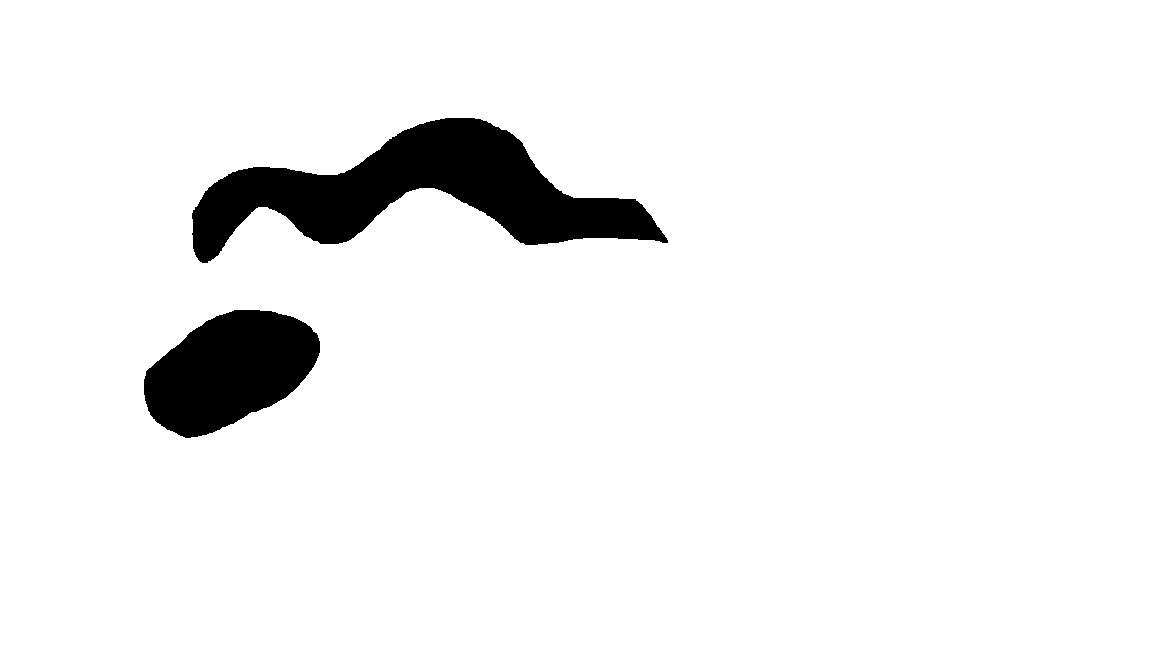
#> input picture Images/sample_mask.jpg, 1152 x 648 px
$ python 'Clay reading.py'
#> lines starting #> are read from the running program, lines starting #| are printed output that depends on the picture; after the words box and inside, x2 and y2 are one past the last pixel; in counts of white or black regions, pixels touching at a corner belong together
#> further down, img is the input picture: shape (648, 1152, 3); min 0, max 255, mean 239.8
import numpy as np
import cv2
import os
import pyaudio
import math

def image2bin(image):
	imgGrey = cv2.cvtColor(image, cv2.COLOR_BGR2GRAY)
	_, thrash = cv2.threshold(imgGrey, 80, 255, cv2.THRESH_BINARY)
#> thrash: shape (648, 1152); 94.1% white; 2 black regions
	contours, _ = cv2.findContours(thrash, cv2.RETR_TREE, cv2.CHAIN_APPROX_NONE)
#> contours = 3 contours; box (x1, y1, x2, y2) and area: (0, 0, 1152, 648) 744697, (191, 117, 669, 264) 29670, (143, 309, 321, 439) 15476
	width, height = image.shape[:2]
#> width = 648; height = 1152
	print ("image height",width, height)
#| image height 648 1152
	for contour in contours:
		approx = cv2.approxPolyDP(contour, 0.001* cv2.arcLength(contour, True), True)
		x1 ,y1, w, h = cv2.boundingRect(approx)
		print ("object w,h",w,h)
		if w+10<width:
			cv2.drawContours(image, [approx], 0, (127, 209, 28), 2)
#> this loop made 3 passes
#> (x1, y1, w, h) on passes 2 to 3: (143, 309, 178, 130), (191, 117, 478, 147)
#> (approx, x1, y1, w, h) on pass 1: ([[0, 0], [0, 647], [1151, 647], [1151, 0]], 0, 0, 1152, 648)
#| object w,h 1152 648
#| object w,h 178 130
#| object w,h 478 147
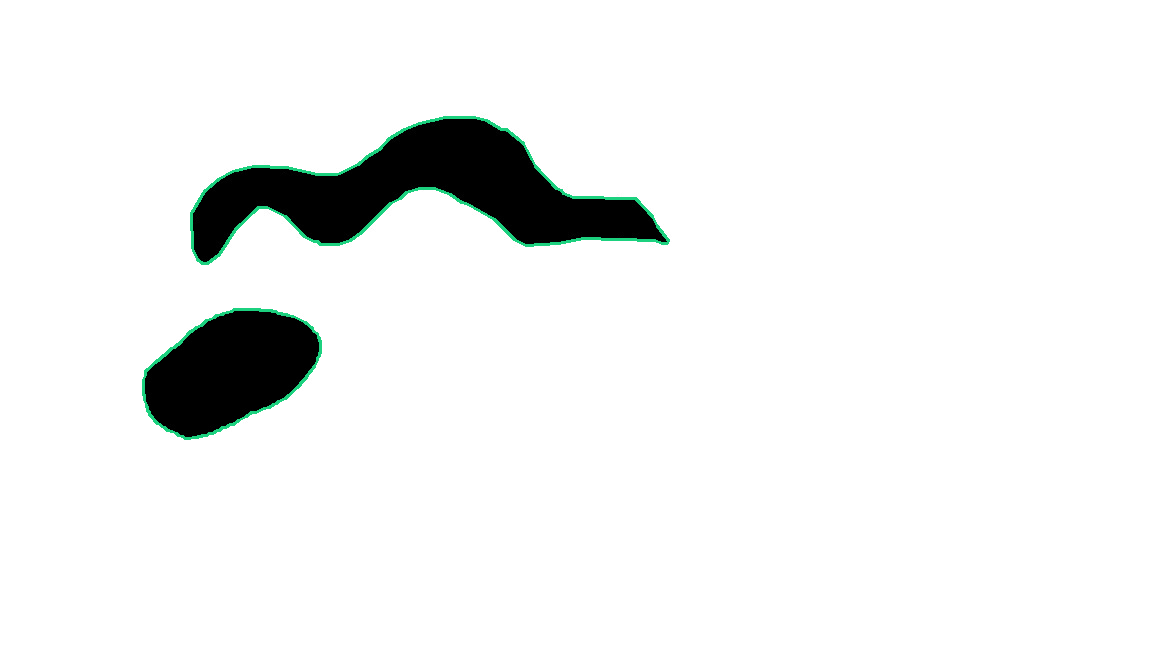
#> image: shape (648, 1152, 3); 0.67% of pixels changed, all inside (x1, y1, x2, y2) = (142, 116, 670, 440)
	cv2.imshow("Output",image)


img = cv2.imread("Images/sample_mask.jpg", cv2.IMREAD_COLOR)
cv2.imshow("Input",img)
image2bin(img)
cv2.waitKey(0)
cv2.destroyAllWindows()
